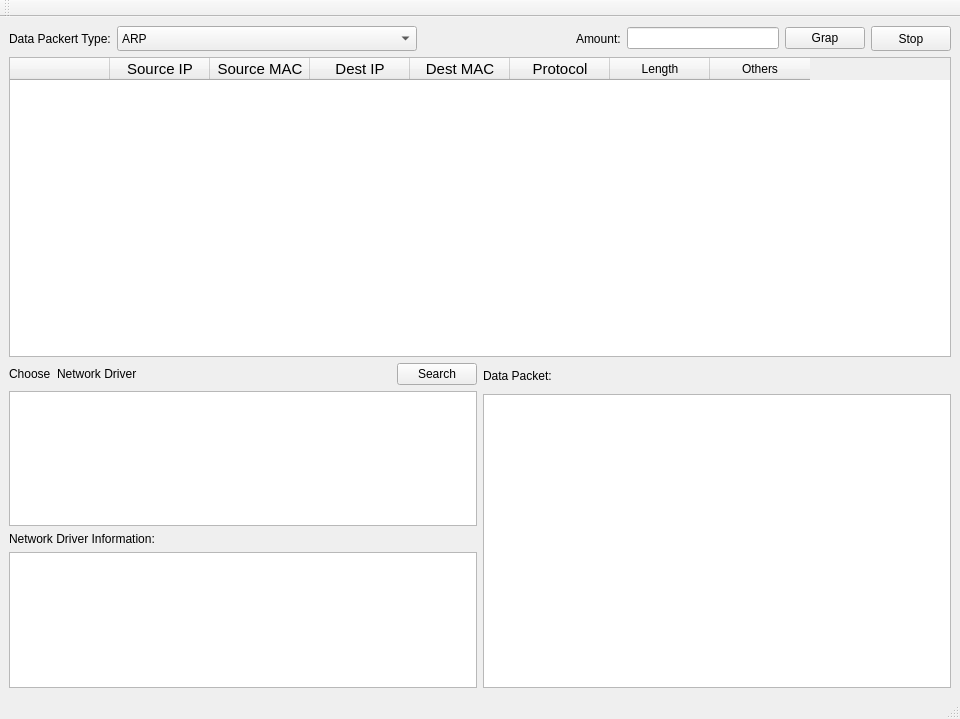
<?xml version="1.0" encoding="UTF-8"?>
<ui version="4.0">
 <class>MainWindow</class>
 <widget class="QMainWindow" name="MainWindow">
  <property name="geometry">
   <rect>
    <x>0</x>
    <y>0</y>
    <width>960</width>
    <height>719</height>
   </rect>
  </property>
  <property name="windowTitle">
   <string>MainWindow</string>
  </property>
  <widget class="QWidget" name="centralwidget">
   <layout class="QVBoxLayout" name="verticalLayout_4">
    <item>
     <layout class="QVBoxLayout" name="verticalLayout_3">
      <item>
       <layout class="QHBoxLayout" name="horizontalLayout_5">
        <item>
         <widget class="QLabel" name="label">
          <property name="text">
           <string>Data Packert Type:</string>
          </property>
         </widget>
        </item>
        <item>
         <widget class="QComboBox" name="moudleComBox">
          <property name="minimumSize">
           <size>
            <width>300</width>
            <height>25</height>
           </size>
          </property>
          <item>
           <property name="text">
            <string>ARP</string>
           </property>
          </item>
          <item>
           <property name="text">
            <string>TCP</string>
           </property>
          </item>
          <item>
           <property name="text">
            <string>UDP</string>
           </property>
          </item>
          <item>
           <property name="text">
            <string>IP</string>
           </property>
          </item>
          <item>
           <property name="text">
            <string>ICMP</string>
           </property>
          </item>
          <item>
           <property name="text">
            <string>ALL</string>
           </property>
          </item>
         </widget>
        </item>
        <item>
         <spacer name="horizontalSpacer_2">
          <property name="orientation">
           <enum>Qt::Horizontal</enum>
          </property>
          <property name="sizeHint" stdset="0">
           <size>
            <width>40</width>
            <height>20</height>
           </size>
          </property>
         </spacer>
        </item>
        <item>
         <widget class="QLabel" name="label_4">
          <property name="text">
           <string>Amount:</string>
          </property>
         </widget>
        </item>
        <item>
         <widget class="QLineEdit" name="pktAmountLineEdit"/>
        </item>
        <item>
         <widget class="QPushButton" name="runButton">
          <property name="text">
           <string>Grap</string>
          </property>
         </widget>
        </item>
        <item>
         <widget class="QPushButton" name="stopBtn">
          <property name="minimumSize">
           <size>
            <width>80</width>
            <height>25</height>
           </size>
          </property>
          <property name="text">
           <string>Stop</string>
          </property>
         </widget>
        </item>
       </layout>
      </item>
      <item>
       <widget class="QTableWidget" name="tableWidget">
        <property name="minimumSize">
         <size>
          <width>646</width>
          <height>300</height>
         </size>
        </property>
        <property name="maximumSize">
         <size>
          <width>16777215</width>
          <height>16777215</height>
         </size>
        </property>
        <column>
         <property name="text">
          <string/>
         </property>
        </column>
        <column>
         <property name="text">
          <string>Source IP</string>
         </property>
         <property name="font">
          <font>
           <family>Ubuntu</family>
           <pointsize>11</pointsize>
           <weight>50</weight>
           <italic>false</italic>
           <bold>false</bold>
          </font>
         </property>
        </column>
        <column>
         <property name="text">
          <string>Source MAC</string>
         </property>
         <property name="font">
          <font>
           <family>Ubuntu</family>
           <pointsize>11</pointsize>
           <weight>50</weight>
           <bold>false</bold>
          </font>
         </property>
        </column>
        <column>
         <property name="text">
          <string>Dest IP</string>
         </property>
         <property name="font">
          <font>
           <family>Ubuntu</family>
           <pointsize>11</pointsize>
           <weight>50</weight>
           <bold>false</bold>
          </font>
         </property>
        </column>
        <column>
         <property name="text">
          <string>Dest MAC</string>
         </property>
         <property name="font">
          <font>
           <family>Ubuntu</family>
           <pointsize>11</pointsize>
           <weight>50</weight>
           <bold>false</bold>
          </font>
         </property>
        </column>
        <column>
         <property name="text">
          <string>Protocol</string>
         </property>
         <property name="font">
          <font>
           <family>Ubuntu</family>
           <pointsize>11</pointsize>
           <weight>50</weight>
           <bold>false</bold>
          </font>
         </property>
        </column>
        <column>
         <property name="text">
          <string>Length</string>
         </property>
        </column>
        <column>
         <property name="text">
          <string>Others</string>
         </property>
        </column>
       </widget>
      </item>
      <item>
       <spacer name="verticalSpacer_3">
        <property name="orientation">
         <enum>Qt::Vertical</enum>
        </property>
        <property name="sizeHint" stdset="0">
         <size>
          <width>20</width>
          <height>13</height>
         </size>
        </property>
       </spacer>
      </item>
      <item>
       <layout class="QHBoxLayout" name="horizontalLayout_4">
        <item>
         <layout class="QVBoxLayout" name="verticalLayout">
          <item>
           <layout class="QHBoxLayout" name="horizontalLayout">
            <item>
             <widget class="QLabel" name="label_2">
              <property name="text">
               <string>Choose  Network Driver</string>
              </property>
             </widget>
            </item>
            <item>
             <spacer name="horizontalSpacer">
              <property name="orientation">
               <enum>Qt::Horizontal</enum>
              </property>
              <property name="sizeHint" stdset="0">
               <size>
                <width>40</width>
                <height>20</height>
               </size>
              </property>
             </spacer>
            </item>
            <item>
             <widget class="QPushButton" name="serchButton">
              <property name="text">
               <string>Search</string>
              </property>
             </widget>
            </item>
           </layout>
          </item>
          <item>
           <widget class="QListView" name="listView"/>
          </item>
          <item>
           <spacer name="verticalSpacer">
            <property name="orientation">
             <enum>Qt::Vertical</enum>
            </property>
            <property name="sizeHint" stdset="0">
             <size>
              <width>20</width>
              <height>28</height>
             </size>
            </property>
           </spacer>
          </item>
          <item>
           <widget class="QLabel" name="label_3">
            <property name="text">
             <string>Network Driver Information:</string>
            </property>
           </widget>
          </item>
          <item>
           <widget class="QTextEdit" name="addrEdit"/>
          </item>
          <item>
           <spacer name="verticalSpacer_2">
            <property name="orientation">
             <enum>Qt::Vertical</enum>
            </property>
            <property name="sizeHint" stdset="0">
             <size>
              <width>20</width>
              <height>13</height>
             </size>
            </property>
           </spacer>
          </item>
         </layout>
        </item>
        <item>
         <layout class="QVBoxLayout" name="verticalLayout_2">
          <item>
           <widget class="QLabel" name="outputLabel">
            <property name="minimumSize">
             <size>
              <width>0</width>
              <height>25</height>
             </size>
            </property>
            <property name="text">
             <string>Data Packet:</string>
            </property>
           </widget>
          </item>
          <item>
           <layout class="QHBoxLayout" name="horizontalLayout_3">
            <item>
             <widget class="QTextEdit" name="textEdit"/>
            </item>
           </layout>
          </item>
          <item>
           <layout class="QHBoxLayout" name="horizontalLayout_2"/>
          </item>
         </layout>
        </item>
       </layout>
      </item>
     </layout>
    </item>
   </layout>
  </widget>
  <widget class="QMenuBar" name="menubar">
   <property name="geometry">
    <rect>
     <x>0</x>
     <y>0</y>
     <width>960</width>
     <height>22</height>
    </rect>
   </property>
  </widget>
  <widget class="QStatusBar" name="statusbar"/>
  <widget class="QToolBar" name="toolBar">
   <property name="windowTitle">
    <string>toolBar</string>
   </property>
   <attribute name="toolBarArea">
    <enum>TopToolBarArea</enum>
   </attribute>
   <attribute name="toolBarBreak">
    <bool>false</bool>
   </attribute>
  </widget>
 </widget>
 <resources/>
 <connections/>
</ui>
